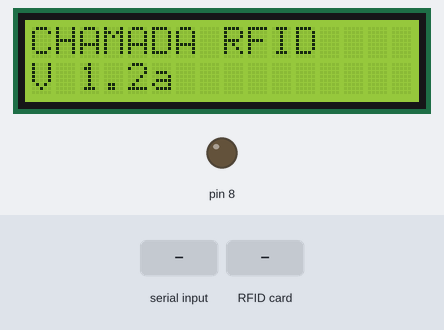
The sketch below on a simulated Arduino Uno, built with avr-gcc and run on an emulated ATmega328P. On the bench: 16×2 character LCD, output pins drawn as LEDs (lit = HIGH). The inputs (shaded band) are chosen by the test bench. Pins used as bus, display or sensor lines are not drawn; what the sketch prints to the serial monitor is not drawn.

Above: at 1.3 s.
1.4 s: "1\n" received over Serial
At 3.4 s:
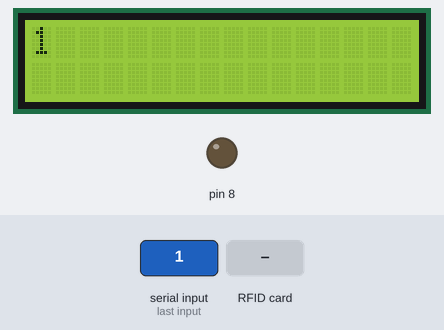
3.9 s: RFID card 5E 7A 19 C4 held to the reader
At 5.8 s:
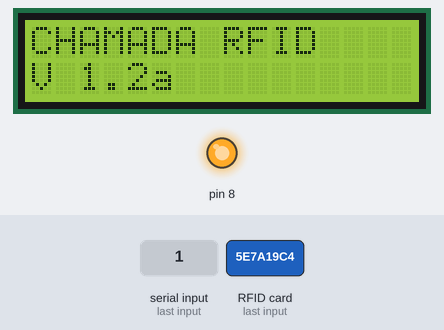
Timing chart, 0 to 7.4 s (numbered marks = the images above; inputs shaded):
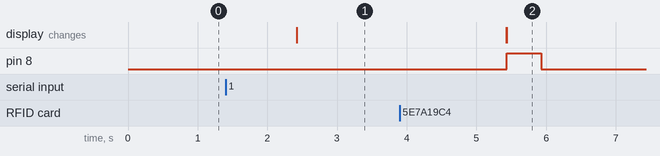

Measured:
- after the input at 1.4 s, the display: changes after 1.0 s (image 1)
- after the input at 3.9 s, pin 8: LOW → HIGH after 1.5 s, → LOW 0.50 s later

The sketch:

chamadav1.4a.ino
```cpp
#include <SPI.h>
#include <MFRC522.h>
#include <LiquidCrystal.h>

#define SS_PIN 10
#define RST_PIN 9
MFRC522 mfrc522(SS_PIN, RST_PIN);	// Create MFRC522 instance.
LiquidCrystal lcd(6, 7, 5, 4, 3, 2);

void setup() {
	Serial.begin(9600);	// Initialize serial communications with the PC
	SPI.begin();			// Init SPI bus
	mfrc522.PCD_Init();	// Init MFRC522 card
  pinMode (8, OUTPUT);
  lcd.begin(16, 2);
  int flag = 0;
  limpaLCD();
}

void loop() {
  telaInicial();
	if ( ! mfrc522.PICC_IsNewCardPresent()) {
		return;
	}

	// Select one of the cards
	if ( ! mfrc522.PICC_ReadCardSerial()) {
		return;
	}
      digitalWrite(8,HIGH);
      String conteudo = "";
        for(byte i = 0; i < mfrc522.uid.size; i++)
          conteudo.concat(String(mfrc522.uid.uidByte[i], HEX));
        Serial.println(conteudo);
        delay(500);
        digitalWrite(8,LOW);

}//loop

void  limpaLCD()
{
  lcd.setCursor(0,0);
  lcd.print("                ");
  lcd.setCursor(0,1);
  lcd.print("                ");
}
   void serialEvent(){
     String recebido = (String)Serial.readString();
     if(recebido.length()>32)
    {
      //NADA
    }
    else
    {
      int j=0;
      int k=0;
      lcd.setCursor(0,0);
      lcd.print("                 ");
      lcd.setCursor(0,1);
      lcd.print("                 ");
      lcd.setCursor(0,0);
      for(int i=0; i<((recebido.length()-1));i++)
      {
          if(i==15 || recebido[i]=='\r')
          {
              j=1;
              k=i;
              i++;
          }
          if(j==0)
          {
            lcd.setCursor(i,j);
          }
          if(j==1)
          {
            lcd.setCursor(i-k-1,j);
          }
          lcd.print(recebido[i]);
      }
      delay(3000);
      limpaLCD();
   }
}
void telaInicial(){
  lcd.setCursor(0,0);
  lcd.print("CHAMADA RFID");
  lcd.setCursor(0,1);
  lcd.print("V 1.2a");
}
```
